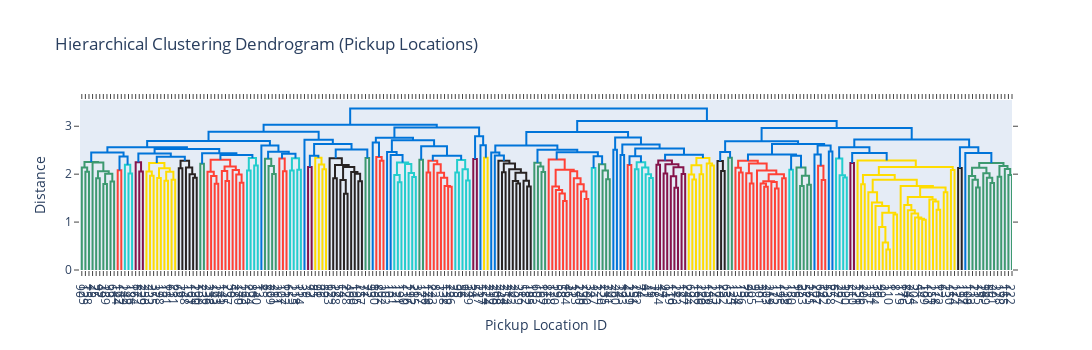
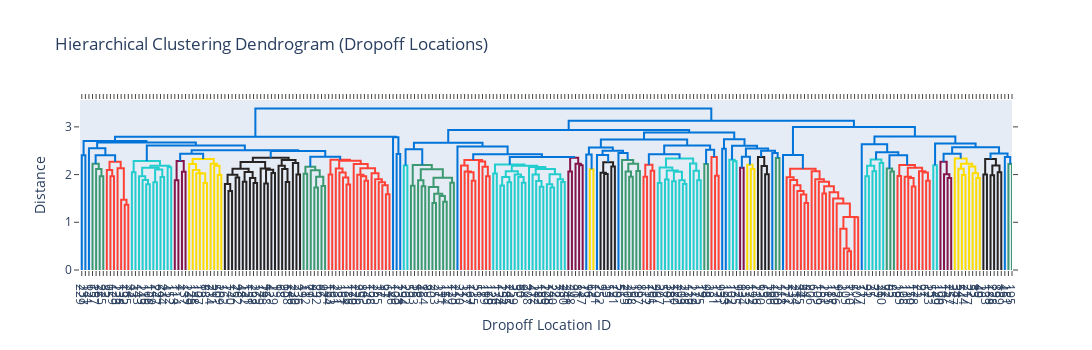

Write notebook code for charts like these, in order.
### Code cell
fig_pu = ff.create_dendrogram(heatmap_data, orientation='bottom', labels=heatmap_data.index.tolist())
fig_pu.update_layout(
    width=1400,
    height=350,
    title='Hierarchical Clustering Dendrogram (Pickup Locations)',
    xaxis_title='Pickup Location ID',
    yaxis_title='Distance'
)
fig_pu.show()

fig_do = ff.create_dendrogram(heatmap_data.T, orientation='bottom', labels=heatmap_data.columns.tolist())
fig_do.update_layout(
    width=1400,
    height=350,
    title='Hierarchical Clustering Dendrogram (Dropoff Locations)',
    xaxis_title='Dropoff Location ID',
    yaxis_title='Distance'
)
fig_do.show()
